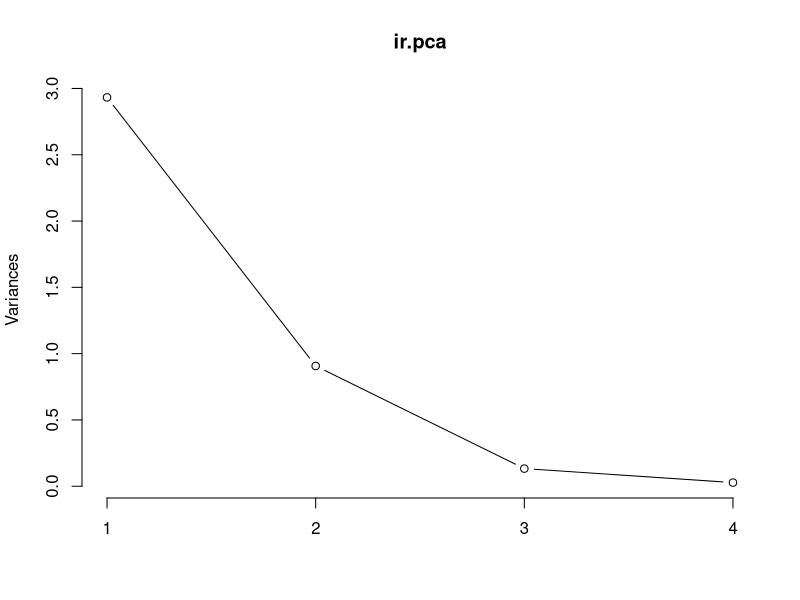
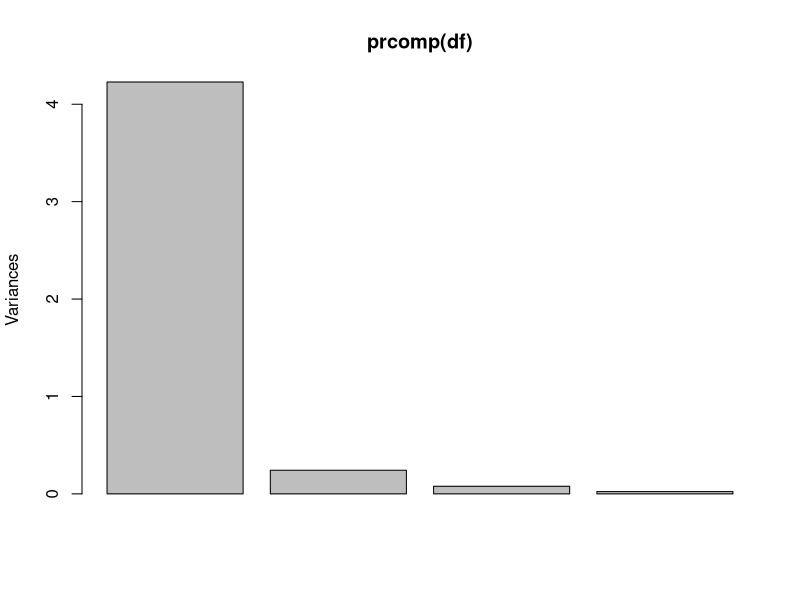
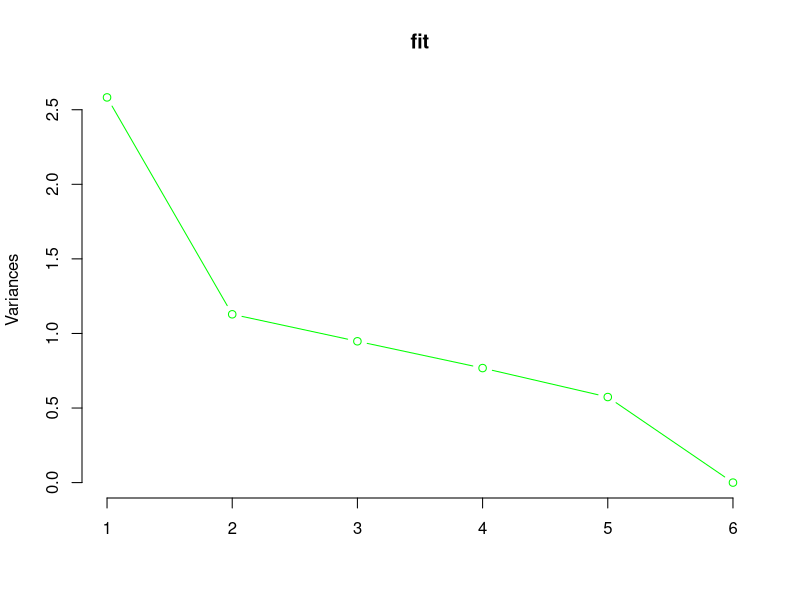

Source code (R) for these figures, in order:
### prcomp with iris

cor(iris[1:4]) 

log.ir <- log(iris[,1:4])

log.ir

cor(log.ir[1:4]) 

ir.species <- iris[,5]

ir.pca <-prcomp(log.ir,center = T, scale. = T)

ir.pca$rotation   ## rotation vaue

str(ir.pca)

print(ir.pca)
summary(ir.pca)




plot(ir.pca, type="l")


PRC <- as.matrix(log.ir) %*% ir.pca$rotation

head(PRC) # [ 1:150, 1:4 ]

train <- cbind(ir.species,as.data.frame(PRC))

train[,1] <- as.factor(train[,1])

head(train)

colnames(train)[1] <- "label"
head(train)

fit <-lm(label~PC1+PC2, data=train)

str(fit)

fit_pred <- predict(fit, newdata = train)

fit_pred[106]  # 2.86    # train 106 = virginica pc1=2.199

b <- round(fit_pred)

b[b==0 | b==1] <- "setosa"
b[b==2] <- "Versicolor"
b[b==3] <- "Virginica"

a <- ir.species
table(b,a)



### 
library(ggplot2)

install.packages(ggfortify)
library(ggfortify)

df <- iris[c(1, 2, 3, 4)]

plot(prcomp(df), data = iris, colour = 'Species')



### sample

# From the integers 1:10, draw 5 numbers
sample(x = 1:10, size  = 15, replace = TRUE)

sample(x = c("a", "b", "c"), 
       prob = c(.7, .2, .1),
       size = 10, 
       replace = TRUE)

sample(x = c(1, 2, 3), 
       prob = c(.6, .2, .2),
       size = 10, 
       replace = TRUE)

# 5 samples from a Normal dist with mean = 0, sd = 1
rnorm(n = 5, mean = 0, sd = 1) 

# 5 samples from Uniform dist with bounds at 0 and 1
runif(n = 5, min = 0, max = 1)

##

x1 <- sample(x = 1:50, size  = 50, replace = TRUE)

x2 <- sample(x = 1:20, size  = 50, replace = TRUE)

x3 <- sample(x = 10:70, size  = 50, replace = TRUE)

z1 <- sample(x = 1:50, size  = 50, replace = TRUE)

z2 <- sample(x = 1:20, size  = 50, replace = TRUE)

y1 <- cbind(x1, x2, x3, z1, z2)

y2 <- as.data.frame(c(.7*x1 + .5*x2 + .1*x3))

y2 <- cbind(y1, y2)

names(y2[4]) = "y"   # not work 

colnames(y2) <- c("x1","x2", "x3", "z1", "z2", "y")
y2

# 

fit <- prcomp(y2, scale. = T)

tem1 <- summary(fit) # list of 6

tem1


tem2 <- summary(fit)$importance # num [ 1:3, 1:6 ]

tem2

fit$rotation

screeplot(fit, col = "green", type = "lines", pch = 1)


## Which variables explain which PCA components, and vice versa?

loadings <- eigen(cov(y2))$vectors
explvar <- loadings^2

explvar

getwd()
setwd()
